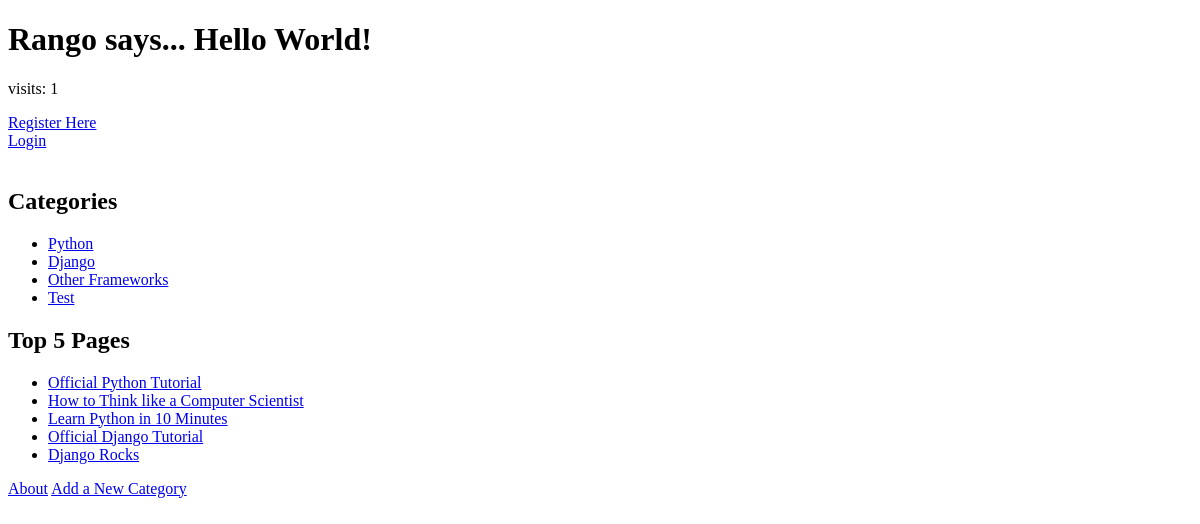
The app's page /rango/, older data.
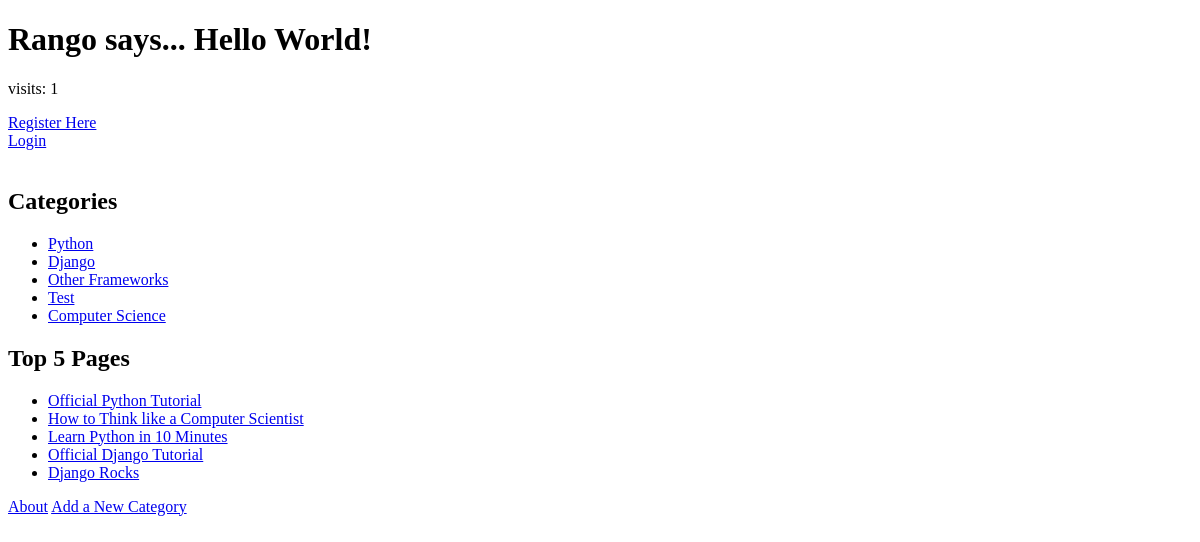
The same page, newer data.
### rango/models.py (models this page shows, shortened)
class Category (models.Model):
    name = models.CharField(max_length=128, unique=True)
    views = models.IntegerField(default=0)
    likes = models.IntegerField(default=0)
    slug = models.SlugField()
    class Meta:
        verbose_name_plural="Categories"

class Page(models.Model):
    category = models.ForeignKey(Category)
    title = models.CharField(max_length=128)
    url = models.URLField(null=True)
    views = models.IntegerField(default=0)

### rango/views.py (the view)
def index(request):
    category_list = Category.objects.order_by('-likes')[:5]
    page_list = Page.objects.order_by('-views')[:5]
    context_dict = {'categories': category_list, 'pages': page_list}
    visits = request.session.get('visits')
    if not visits:
        visits = 1
    reset_last_visit_time = False
    last_visit = request.session.get('last_visit')
    if last_visit:
        last_visit_time = datetime.strptime(last_visit[:-7], "%Y-%m-%d %H:%M:%S")
        if (datetime.now() - last_visit_time).seconds > 0:
            visits = visits + 1
            reset_last_visit_time = True
    else:
        reset_last_visit_time = True
    if reset_last_visit_time:
        request.session['last_visit'] = str(datetime.now())
        request.session['visits'] = visits
    context_dict['visits'] = visits
    response = render(request,'rango/index.html', context_dict)
    return response

### templates/rango/index.html (shortened to what this page needs)
<!DOCTYPE html>
{% load staticfiles %}
<html lang="en">
    <head>
    </head>
    <body>
        {% if user.is_authenticated %}
            <h1>Rango says... Hello {{ user.username }}!</h1>
            <p> visits: {{ visits }}</p>
        {% else %}
            <h1>Rango says... Hello World!</h1>
            <p> visits: {{ visits }}</p>
        {% endif %}
        {% if user.is_authenticated %}
            <a href="/rango/restricted/">Restricted Page</a><br />
            <a href="/rango/logout/">Logout</a><br />
        {% else %}
            <a href="/rango/register/">Register Here</a><br />
            <a href="/rango/login/">Login</a><br />
        {% endif %}        <br>
        <h2>Categories</h2>
            {% if categories %}
                <ul>
                    {% for category in categories %}
                        <li><a href="{% url 'category'  category.slug %}">{{ category.name }}</a></li>
                    {% endfor %}
                </ul>
            {% else %}
                <strong>There are no categories present.</strong>
            {% endif %}
        <h2>Top 5 Pages</h2>
            {% if pages %}
                <ul>
                    {% for page in pages %}
                    <li><a href="{{ page.url }}">{{ page.title }}</a></li>
                    {% endfor %}
                </ul>
            {% else %}
                <strong>There are no pages present.</strong>
            {% endif %}
       <a href="{% url 'about' %}">About</a>
    <a href="/rango/add_category/">Add a New Category</a><br />
    </body>
</html>

Row changes from the older to the newer data that the page shows:
added Category: name "Computer Science"
